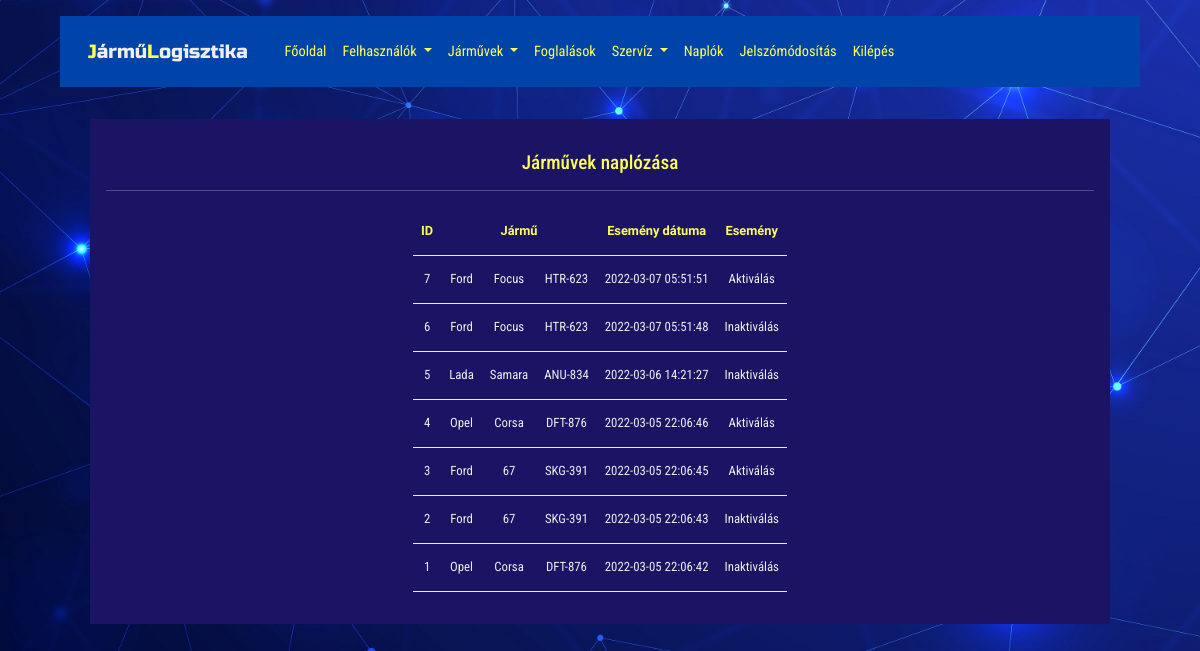
The app's page /log_car.php (signed in) with its own data.
### tables this page shows
CREATE TABLE `carlog` (
  `carlogID` int(10) NOT NULL,
  `carID` int(10) NOT NULL,
  `event_date` datetime NOT NULL,
  `logtypeID` int(10) NOT NULL
);

CREATE TABLE `cars` (
  `carID` int(10) NOT NULL,
  `brand` varchar(30) NOT NULL,
  `type` varchar(30) NOT NULL,
  `lpn` varchar(10) NOT NULL,
  `license` char(1) NOT NULL,
  `freecar` tinyint(1) NOT NULL,
  `activeCar` tinyint(1) NOT NULL
);

CREATE TABLE `logtype` (
  `logtypeID` int(10) NOT NULL,
  `logtypename` varchar(30) NOT NULL
);

### log_car.php (the view, shortened to what this page needs)
<?php
require './views/header.phtml';
require './views/adminmenu.phtml';
require './connection.php';
$statement_s = $conn->prepare("SELECT * FROM carlog
INNER JOIN cars ON cars.carID = carlog.carID
INNER JOIN logtype ON logtype.logtypeID = carlog.logtypeID
ORDER BY carlogID DESC");
$statement_s->execute();
$carlogs = $statement_s->fetchAll(PDO::FETCH_ASSOC);
?>
<div class="workContainer">
    <h2>Járművek naplózása</h2>
    <hr>
    <table>
        <thead>
            <tr>
                <th>ID</th>
                <th colspan="3">Jármű</th>
                <th>Esemény dátuma</th>
                <th>Esemény</th>
            </tr>
        </thead>
        <?php foreach ($carlogs as $carlog) : ?>
            <tr>
                <td style="text-align: center;"> <?php echo $carlog["carlogID"]; ?></td>
                <td style="text-align: center;"> <?php echo $carlog["brand"]; ?></td>
                <td style="text-align: center;"> <?php echo $carlog["type"]; ?></td>
                <td style="text-align: center;"> <?php echo $carlog["lpn"]; ?></td>
                <td style="text-align: center;"> <?php echo $carlog["event_date"]; ?></td>
                <td style="text-align: center;"> <?php echo $carlog["logtypename"]; ?></td>
            </tr>
        <?php endforeach ?>
    </table>
</div>
<?php require './views/footer.phtml'; ?>

### views/header.phtml (shortened to what this page needs)
<!doctype html>
<html lang="hu">
<head>
  <link href="/public/bootstrap.min.css" rel="stylesheet">
  <link rel="stylesheet" href="/public/style.css">
</head>
<body>

### views/adminmenu.phtml (shortened to what this page needs)
<nav class="navbar navbar-expand-lg navbar-dark  navCustom">
    <div class="container-fluid">
        <h2 class="logo"><span>J</span>ármű<span>L</span>ogisztika</h2>
        <div class="collapse navbar-collapse" id="navbarSupportedContent">
            <ul class="navbar-nav me-auto mb-2 mb-lg-0">
                <li class="nav-item">
                    <a class="nav-link" aria-current="page" href="/adminhome">Főoldal</a>
                </li>
                <li class="nav-item dropdown">
                    <a class="nav-link dropdown-toggle" href="#" id="navbarDropdown" role="button" data-bs-toggle="dropdown" aria-expanded="false">
                        Felhasználók
                    </a>
                </li>
                <li class="nav-item dropdown">
                    <a class="nav-link dropdown-toggle" href="#" id="navbarDropdown" role="button" data-bs-toggle="dropdown" aria-expanded="false">
                        Járművek
                    </a>
                </li>
                <li class="nav-item">
                    <a class="nav-link" href="reshand">Foglalások</a>
                </li>
                <li class="nav-item dropdown">
                    <a class="nav-link dropdown-toggle" href="#" id="navbarDropdown" role="button" data-bs-toggle="dropdown" aria-expanded="false">
                        Szervíz
                    </a>
                </li>
                <li class="nav-item">
                    <a class="nav-link" href="/log">Naplók</a>
                </li>
                <li class="nav-item">
                    <a class="nav-link" href="/passw_mod">Jelszómódosítás</a>
                </li>
                <li class="nav-item">
                    <a class="nav-link" href="/logout">Kilépés</a>
                </li>
            </ul>
        </div>
    </div>
</nav>

### views/footer.phtml (shortened to what this page needs)
</body>
</html>

### public/style.css (style rules this page uses)
:root { --bg-color: #1b1464; --bg-color2: #2818d3; --bg-menu-color: #04a; --bg-error-color: #f22; --bg-ok-color: #282; --bg-font-color: #dedede; --bg-input-color: #ff9; --bg-btn-color: #07c; --link-color: #ccc; --hover-link-color: #fff; --hover-btn-color: #04a; --char-color: #eee; --char-color2: #ff5; --char-dark-color: #222; }
* { margin: 0; padding: 0; box-sizing: border-box; text-decoration: none; list-style: none; transition: all .2s linear; }
body { background-image: url("/public/bckg.jpg"); background-size: cover; }
h2 { color: var(--char-color2); text-align: center; margin: 1rem; font-size: 1.2rem; font-family: 'Roboto Condensed', sans-serif; }
.logo { color: var(--char-color); text-align: center; font-family: 'Russo One', sans-serif; font-size: 1.2rem; margin-right: 1.8rem; }
span { color: var(--char-color2); }
hr { color: var(--char-color); }
.workContainer { width: 85%; padding: 1rem; margin: 2rem auto 1rem auto; background-color: var(--bg-color); }
.navCustom { margin: 1rem auto; width: 90%; background-color: var(--bg-menu-color); }
.dropdown-item, .navbar-dark .navbar-nav .nav-link { color: var(--char-color2); font-family: 'Roboto Condensed', sans-serif; font-size: 1.1rem; margin: 0 0.4rem; }
table { margin: 1rem auto; }
th { padding: 0.5rem; font-family: 'Signika', sans-serif; color: var(--char-color2); text-align: center; }
tr { padding: 0.5rem 1rem; border-bottom: 1px solid var(--char-color); font-family: 'Roboto Condensed', sans-serif; color: var(--char-color); height: 3rem; }
td { padding: 0.5rem 0.5rem; }
@media screen and (max-width: 1200px) { body { font-size: 80%; } }
@media screen and (max-width: 1200px) { .dropdown-item, .navbar-dark .navbar-nav .nav-link { color: var(--char-color2); font-family: 'Roboto Condensed', sans-serif; font-size: 0.9rem; margin: 0; } }

### records on screen
carlog: carlogID "7", carID.brand "Ford", carID.type "Focus", carID.lpn "HTR-623", event_date "2022-03-07 05:51:51", logtypeID.logtypename "Aktiválás"
carlog: carlogID "6", carID.brand "Ford", carID.type "Focus", carID.lpn "HTR-623", event_date "2022-03-07 05:51:48", logtypeID.logtypename "Inaktiválás"
carlog: carlogID "5", carID.brand "Lada", carID.type "Samara", carID.lpn "ANU-834", event_date "2022-03-06 14:21:27", logtypeID.logtypename "Inaktiválás"
carlog: carlogID "4", carID.brand "Opel", carID.type "Corsa", carID.lpn "DFT-876", event_date "2022-03-05 22:06:46", logtypeID.logtypename "Aktiválás"
carlog: carlogID "3", carID.brand "Ford", carID.type "67", carID.lpn "SKG-391", event_date "2022-03-05 22:06:45", logtypeID.logtypename "Aktiválás"
carlog: carlogID "2", carID.brand "Ford", carID.type "67", carID.lpn "SKG-391", event_date "2022-03-05 22:06:43", logtypeID.logtypename "Inaktiválás"
carlog: carlogID "1", carID.brand "Opel", carID.type "Corsa", carID.lpn "DFT-876", event_date "2022-03-05 22:06:42", logtypeID.logtypename "Inaktiválás"
